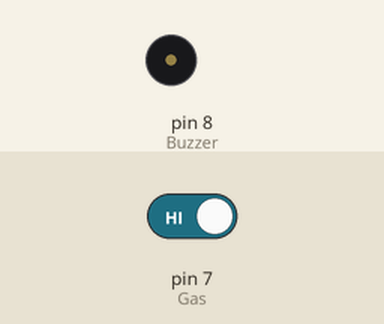
Simulated run of this sketch. Board: Arduino Uno, built with avr-gcc and run on an emulated ATmega328P. Shown: buzzer (waves = sounding, pin HIGH). The inputs (shaded band) are chosen by the test bench; at power-on: pin 7 (Gas) HIGH.

Above: at 2.8 s.
2.9 s: pin 7 (Gas) driven LOW
At 3.4 s:
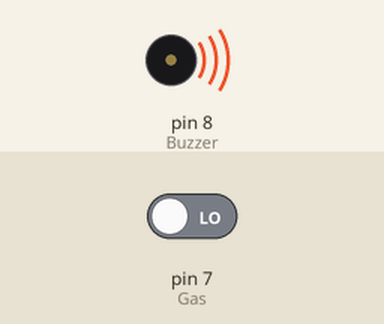
7.0 s: pin 7 (Gas) driven HIGH
At 7.4 s:
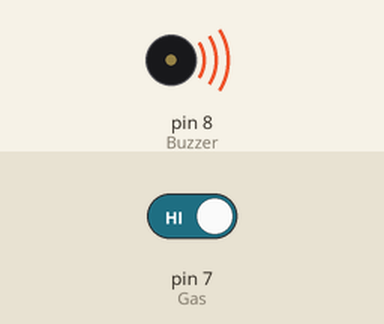
Timing chart, 0 to 10.0 s (numbered marks = the images above; inputs shaded):
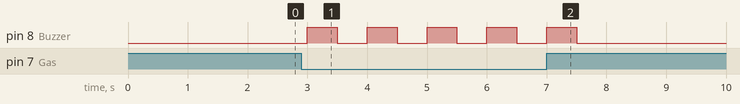

The sketch:

index.ino
```cpp
#define Buzzer 8
#define Gas 7

void setup() {
  pinMode(Gas, INPUT);
  pinMode(Buzzer, OUTPUT);
}

void loop() {
  int state = digitalRead(Gas);       //Baca sensor Gas
    if(state == LOW) {                //Jika ada Gas bocor, maka
      for(int i = 0; i < 5; i++){     //Ulang prosedur alarm(); sebanyak 5 kali
        alarm();
      }
    }
    else {                            //Jika tidak ada Gas bocor, maka
      delay(1000);                    //Jeda pembacaan sensor selama 1000 ms
    }
}

void alarm(){                         //Prosedur alarm
  digitalWrite(Buzzer, HIGH);         //Nyalakan buzzer
  delay(500);                         //Selama 500 ms
  digitalWrite(Buzzer, LOW);          //Matikan buzzer
  delay(500);                         //Selama 500 ms
}
```

Measured:
- after the input at 2.9 s, pin 8 (Buzzer): alternates HIGH for 0.50 s and LOW for 0.50 s, starting after 0.10 s
- after the input at 7.0 s, pin 8 (Buzzer): goes on until 7.5 s, then stays LOW
